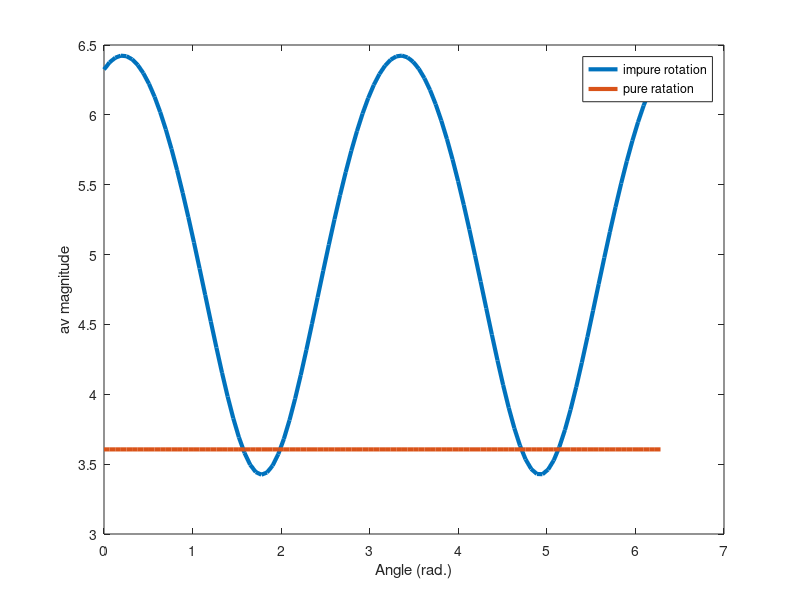

MATLAB code to generate this figure:

v = [ 3 -2 ]';


thetas = linspace(0, 2*pi, 100);

vecmags = zeros(length(thetas), 2);

for i=1:length(thetas)
    % rotation angle (specify in radians)
    theta = thetas(i);

    % 2x2 impure transformation matrix
    A1 = [ 2*cos(theta) -sin(theta);
          sin(theta) cos(theta) ];

    % 2x2 pure transformation matrix
    A2 = [ cos(theta) -sin(theta);
          sin(theta) cos(theta) ];

    % output vector is Av (convert v to column)
    vecmags(i, 1) = norm(A1*v);
    vecmags(i, 2) = norm(A2*v);

end

clf
plot(thetas, vecmags, 'linew', 3)
ylabel('av magnitude')
xlabel('Angle (rad.)')
legend({'impure rotation'; 'pure ratation'})